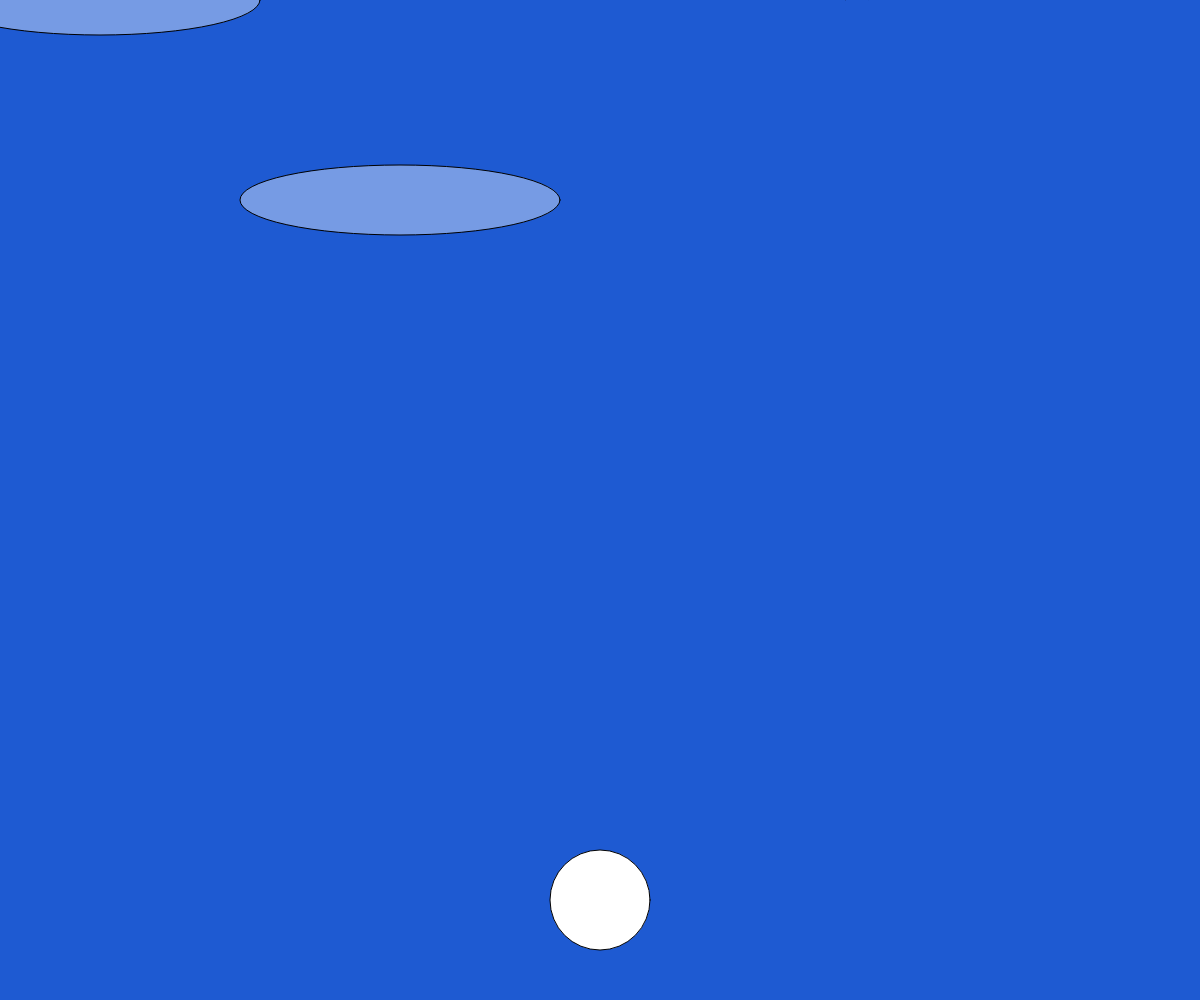
Frame 1 (no input)
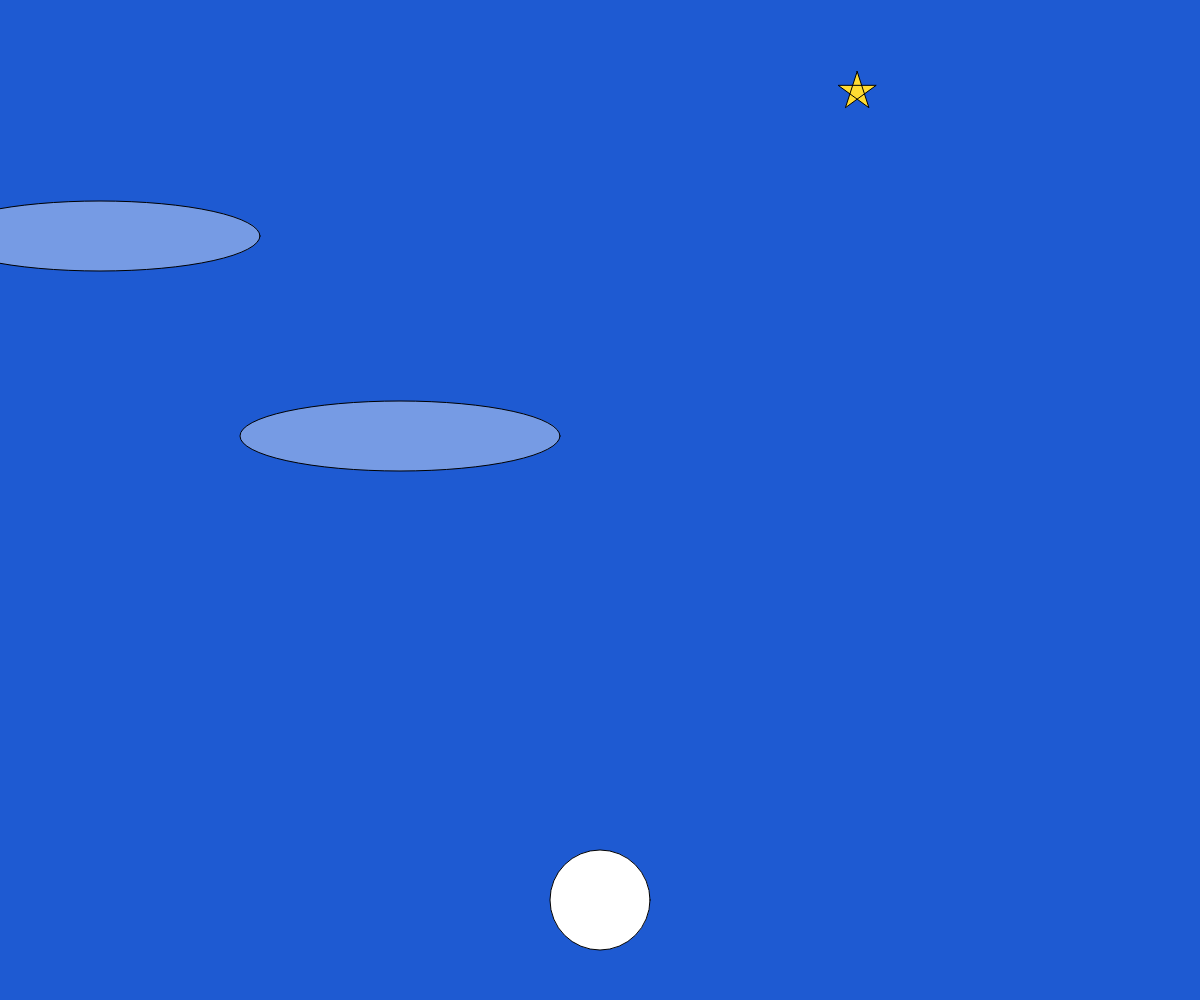
Frame 60 (no input)
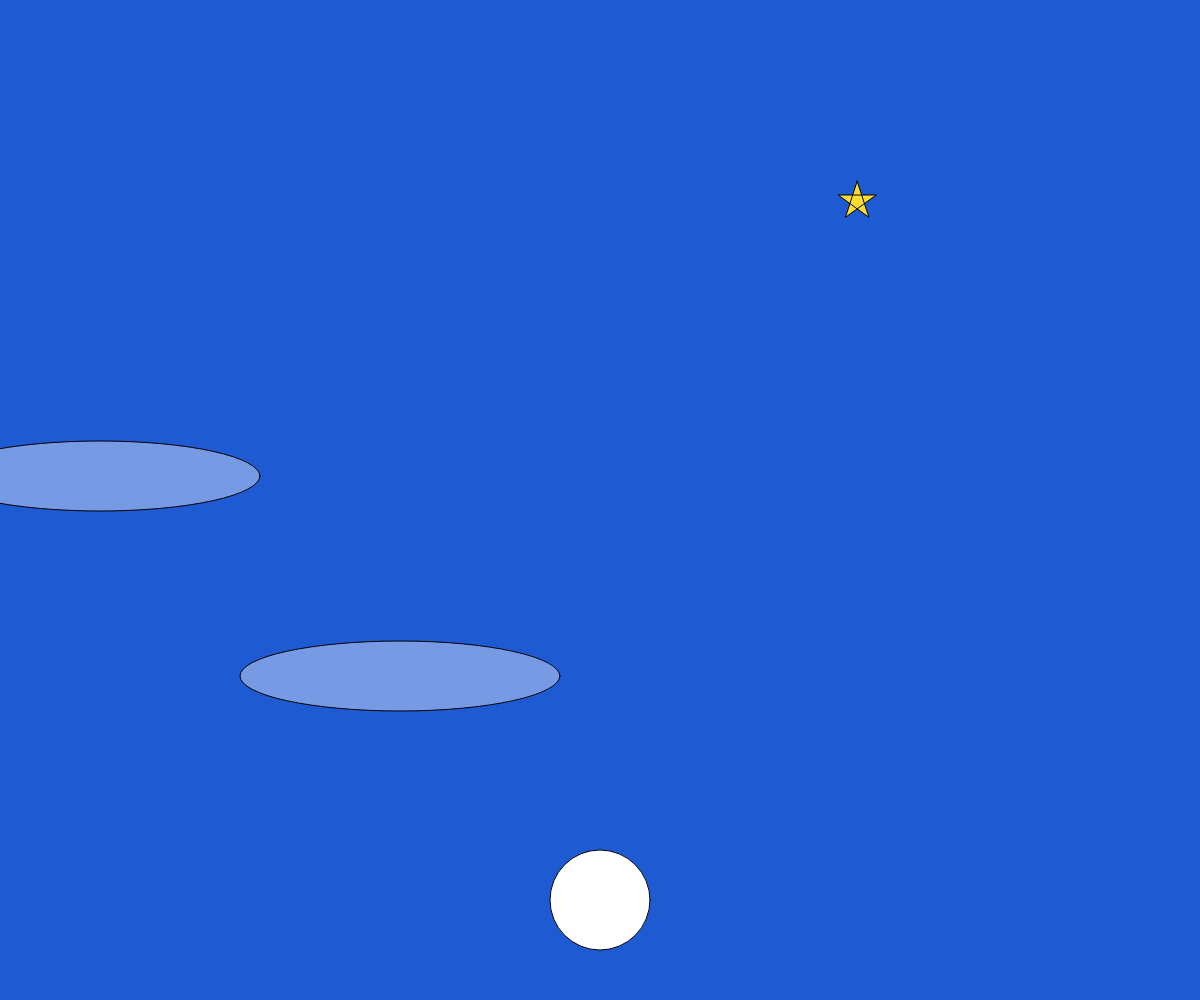
Frame 120 (the mouse pressed at the canvas centre since frame 60)

The p5.js sketch that drew these frames (run headless with seeded random() and noise() and a simulated clock; from frame 60 on, the mouse is pressed at the canvas centre):

// p5.js sketch
// ── sketch.js
 // 最終課題を制作しよう
const cycle = 20; // 1周期のフレーム数（定数）
let count = 0; // 現在のフレーム数（変数）

let x, y; // 位置
let vx, vy; // 速度
const a = 0.1; // 加速度

let sx, sy, speed; // 星の位置と速度
let r; // キャラクターの半径

let ky = 0; // 雲のy座標
let my = 200; // 雲のy座標

function setup(){ //初期設定
  createCanvas(windowWidth, windowHeight);
  x = width / 2;
  y = height - 100;
  vx = 0;
  vy = 0;

  starset();
}

function windowResized(){
  resizeCanvas(windowWidth, windowHeight);
}

function draw(){
  background(30, 90, 210);
  fill(255, 255, 255, 100);
  ellipse(100, ky, 320, 70);
  ky += 4;
  if(ky > height){ ky = 0; }
  if(ky < 0){ ky = height; }
  ellipse(400, my, 320, 70);
  my += 4;
  if(my > height){ my = 0; }
  if(my < 0){ my = height; }

  count = (count + 1) % cycle;
  const size = height * 0.1;
  r = size / 2;

  if (keyIsDown(LEFT_ARROW)){vx -= a;}
  if (keyIsDown(RIGHT_ARROW)){vx += a;}
  if (keyIsDown(UP_ARROW)){vy -= a;}
  if (keyIsDown(DOWN_ARROW)){vy += a;}

  x = constrain(x, 0, width);
  y = constrain(y, 0, height);
  
  vx = constrain(vx, -20, 20);
  vy = constrain(vy, -20, 20);

  x += vx;
  y += vy;
  fill(255);
  ellipse(x, y, size, size);

  sy += speed;
  fill(255, 220, 50); 
  star(sx, sy, 20);

  d = dist(x, y, sx, sy);
    if (d < r + 20) {
      starset();
    }

  if (sy > height + 20) {  // 画面の一番下まで落ちたら、新しい星を上にセットし直す
    starset();
  }
}

function starset(){
  sx = random(0, width);
  sy = -20
  speed = random(1, 5)
  star(sx, sy, 10);
  sy += speed;
}

function star(cx, cy, cr){
  beginShape();    // 点つなぎを始める
  for(let i = 0; i < 5; i++){
    const theta = TWO_PI * i * 2 / 5 - HALF_PI;
    const x = cx + cos(theta) * cr;
    const y = cy + sin(theta) * cr;
    vertex(x, y);  
  }
  endShape(CLOSE); // 点つなぎを終わる
}


function keyPressed(){ //
  if(key == " "){ // スペースキーを押したらリセット
    x = width / 2;
    y = height - 100;
    vx = 0;
    vy = 0;
  }
}
